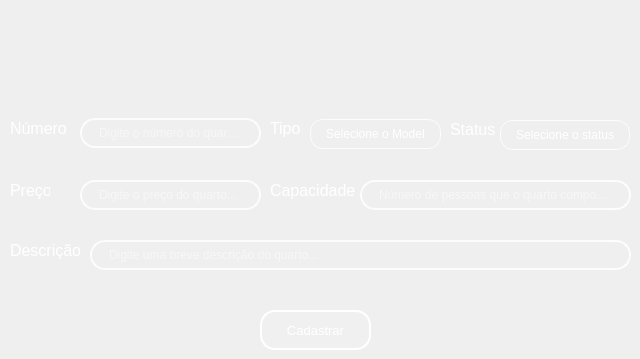
      <widget class="QWidget" name="page_20">
       <widget class="QPushButton" name="btn_cadastrar_quarto">
        <property name="geometry">
         <rect>
          <x>260</x>
          <y>310</y>
          <width>111</width>
          <height>40</height>
         </rect>
        </property>
        <property name="font">
         <font>
          <pointsize>10</pointsize>
          <weight>50</weight>
          <bold>false</bold>
         </font>
        </property>
        <property name="styleSheet">
         <string notr="true">QPushButton {
    background-color: rgba(255, 255, 255, 0.5);
    border: 5px solid rgba(255, 255, 255, 0.3); /* Borda branca translúcida */
    color: #333333; /* Texto totalmente opaco */
}

QPushButton:hover {
    background-color: rgba(207, 216, 220, 100);
    border-color:rgba(255, 255, 255,255);
    
}

QPushButton:pressed {
    background-color: #A0B2C8; /* Azul acinzentado */
border-color: #003366; /* Azul escuro */
color: #003366;
}
 QPushButton{border: 2px solid rgba(255, 255, 255, 200);
    border-radius: 15px;
    background-color: rgba(0, 0, 0, 0); /* Totalmente transparente */
    
    /* Espaçamento interno */
    padding: 5px 15px;
    
    /* Cor do texto */
    color: white;
    
    /* Melhora a renderização */
    background-clip: padding-box;
}

/* Efeito ao focar */
QPushButton {
    border: 2px solid rgba(255, 255, 255, 255);
    background-color: rgba(255, 255, 255, 20);
}</string>
        </property>
        <property name="text">
         <string>Cadastrar</string>
        </property>
       </widget>
       <widget class="QLabel" name="label_88">
        <property name="geometry">
         <rect>
          <x>10</x>
          <y>240</y>
          <width>70</width>
          <height>20</height>
         </rect>
        </property>
        <property name="font">
         <font>
          <pointsize>12</pointsize>
         </font>
        </property>
        <property name="styleSheet">
         <string notr="true">QLabel {
    background: transparent;
    color: white; /* ou o azul da paleta: #339CFF */
    border: 1one;
    padding: 0px;
}
</string>
        </property>
        <property name="text">
         <string>Descrição</string>
        </property>
       </widget>
       <widget class="QLineEdit" name="linha_desc">
        <property name="geometry">
         <rect>
          <x>90</x>
          <y>240</y>
          <width>541</width>
          <height>30</height>
         </rect>
        </property>
        <property name="styleSheet">
         <string notr="true">QLineEdit {
    /* Borda e fundo */
    border: 2px solid rgba(255, 255, 255, 200);
    border-radius: 15px;
    background-color: rgba(0, 0, 0, 0); /* Totalmente transparente */
    
    /* Espaçamento interno */
    padding: 5px 15px;
    
    /* Cor do texto */
    color: white;
    
    /* Melhora a renderização */
    background-clip: padding-box;
}

/* Efeito ao focar */
QLineEdit:focus {
    border: 2px solid rgba(255, 255, 255, 255);
    background-color: rgba(255, 255, 255, 36);
}</string>
        </property>
        <property name="placeholderText">
         <string>Digite uma breve descrição do quarto...</string>
        </property>
       </widget>
       <widget class="QLineEdit" name="linha_capacidade">
        <property name="geometry">
         <rect>
          <x>360</x>
          <y>180</y>
          <width>271</width>
          <height>30</height>
         </rect>
        </property>
        <property name="styleSheet">
         <string notr="true">QLineEdit {
    /* Borda e fundo */
    border: 2px solid rgba(255, 255, 255, 200);
    border-radius: 15px;
    background-color: rgba(0, 0, 0, 0); /* Totalmente transparente */
    
    /* Espaçamento interno */
    padding: 5px 15px;
    
    /* Cor do texto */
    color: white;
    
    /* Melhora a renderização */
    background-clip: padding-box;
}

/* Efeito ao focar */
QLineEdit:focus {
    border: 2px solid rgba(255, 255, 255, 255);
    background-color: rgba(255, 255, 255, 36);
}</string>
        </property>
        <property name="placeholderText">
         <string>Número de pessoas que o quarto comporta...</string>
        </property>
       </widget>
       <widget class="QLabel" name="label_87">
        <property name="geometry">
         <rect>
          <x>270</x>
          <y>180</y>
          <width>85</width>
          <height>20</height>
         </rect>
        </property>
        <property name="font">
         <font>
          <pointsize>12</pointsize>
         </font>
        </property>
        <property name="styleSheet">
         <string notr="true">QLabel {
    background: transparent;
    color: white; /* ou o azul da paleta: #339CFF */
    border: 1one;
    padding: 0px;
}
</string>
        </property>
        <property name="text">
         <string>Capacidade</string>
        </property>
       </widget>
       <widget class="QLabel" name="label_86">
        <property name="geometry">
         <rect>
          <x>10</x>
          <y>180</y>
          <width>40</width>
          <height>20</height>
         </rect>
        </property>
        <property name="font">
         <font>
          <pointsize>12</pointsize>
         </font>
        </property>
        <property name="styleSheet">
         <string notr="true">QLabel {
    background: transparent;
    color: white; /* ou o azul da paleta: #339CFF */
    border: 1one;
    padding: 0px;
}
</string>
        </property>
        <property name="text">
         <string>Preço</string>
        </property>
       </widget>
       <widget class="QLineEdit" name="linha_preco">
        <property name="geometry">
         <rect>
          <x>80</x>
          <y>180</y>
          <width>181</width>
          <height>30</height>
         </rect>
        </property>
        <property name="styleSheet">
         <string notr="true">QLineEdit {
    /* Borda e fundo */
    border: 2px solid rgba(255, 255, 255, 200);
    border-radius: 15px;
    background-color: rgba(0, 0, 0, 0); /* Totalmente transparente */
    
    /* Espaçamento interno */
    padding: 5px 15px;
    
    /* Cor do texto */
    color: white;
    
    /* Melhora a renderização */
    background-clip: padding-box;
}

/* Efeito ao focar */
QLineEdit:focus {
    border: 2px solid rgba(255, 255, 255, 255);
    background-color: rgba(255, 255, 255, 36);
}</string>
        </property>
        <property name="placeholderText">
         <string>Digite o preço do quarto...</string>
        </property>
       </widget>
       <widget class="QComboBox" name="combo_stts">
        <property name="geometry">
         <rect>
          <x>500</x>
          <y>120</y>
          <width>130</width>
          <height>30</height>
         </rect>
        </property>
        <property name="styleSheet">
         <string notr="true">QComboBox {
    border: 1px solid rgba(255, 255, 255, 200);  /* Borda visível */
    border-radius: 13px;
    background-color: transparent;              /* Totalmente transparente */
    padding: 5px 15px;
    color: white;
    font-size: 12px;
    background-clip: padding-box;
}

QComboBox:focus {
    border: 1px solid rgba(255, 255, 255, 255);  /* Borda mais forte no foco */
    background-color: rgba(255, 255, 255, 36);   /* Leve destaque no foco */
}

/* Remove o botão e a seta */
QComboBox::drop-down {
    border: 1one;
    background: transparent;
    width: 0px;  /* Esconde o espaço reservado pra seta */
}

QComboBox::down-arrow {
    width: 0;
    height: 0;
    border: 1one;
}

/* Dropdown com estilo flat e legível */
QComboBox QAbstractItemView {
    background-color: #2A2A2A;              /* Fundo da lista */
    color: white;                           /* Texto das opções */
    border: 1px solid rgba(255, 255, 255, 50);
    border-radius: 8px;
    selection-background-color: #339CFF;    /* Azul no hover/seleção */
    selection-color: black;
}
</string>
        </property>
        <property name="placeholderText" stdset="0">
         <string>Selecione o status do quarto</string>
        </property>
        <item>
         <property name="text">
          <string>Disponível</string>
         </property>
        </item>
        <item>
         <property name="text">
          <string>Ocupado</string>
         </property>
        </item>
        <item>
         <property name="text">
          <string>Em manutenção</string>
         </property>
        </item>
       </widget>
       <widget class="QLabel" name="label_85">
        <property name="geometry">
         <rect>
          <x>450</x>
          <y>119</y>
          <width>45</width>
          <height>20</height>
         </rect>
        </property>
        <property name="maximumSize">
         <size>
          <width>65</width>
          <height>16777215</height>
         </size>
        </property>
        <property name="font">
         <font>
          <pointsize>12</pointsize>
         </font>
        </property>
        <property name="styleSheet">
         <string notr="true">QLabel {
    background: transparent;
    color: white; /* ou o azul da paleta: #339CFF */
    border: 1one;
    padding: 0px;
}
</string>
        </property>
        <property name="text">
         <string>Status</string>
        </property>
       </widget>
       <widget class="QLabel" name="label_83">
        <property name="geometry">
         <rect>
          <x>10</x>
          <y>118</y>
          <width>60</width>
          <height>20</height>
         </rect>
        </property>
        <property name="font">
         <font>
          <pointsize>12</pointsize>
         </font>
        </property>
        <property name="styleSheet">
         <string notr="true">QLabel {
    background: transparent;
    color: white; /* ou o azul da paleta: #339CFF */
    border: 1one;
    padding: 0px;
}
</string>
        </property>
        <property name="text">
         <string>Número</string>
        </property>
       </widget>
       <widget class="QLineEdit" name="linha_numero_quarto">
        <property name="geometry">
         <rect>
          <x>80</x>
          <y>118</y>
          <width>181</width>
          <height>30</height>
         </rect>
        </property>
        <property name="styleSheet">
         <string notr="true">QLineEdit {
    /* Borda e fundo */
    border: 2px solid rgba(255, 255, 255, 200);
    border-radius: 15px;
    background-color: rgba(0, 0, 0, 0); /* Totalmente transparente */
    
    /* Espaçamento interno */
    padding: 5px 15px;
    
    /* Cor do texto */
    color: white;
    
    /* Melhora a renderização */
    background-clip: padding-box;
}

/* Efeito ao focar */
QLineEdit:focus {
    border: 2px solid rgba(255, 255, 255, 255);
    background-color: rgba(255, 255, 255, 36);
}</string>
        </property>
        <property name="inputMask">
         <string/>
        </property>
        <property name="placeholderText">
         <string>Digite o número do quarto...</string>
        </property>
       </widget>
       <widget class="QComboBox" name="combo_tipo">
        <property name="geometry">
         <rect>
          <x>310</x>
          <y>119</y>
          <width>131</width>
          <height>30</height>
         </rect>
        </property>
        <property name="font">
         <font>
          <pointsize>-1</pointsize>
         </font>
        </property>
        <property name="styleSheet">
         <string notr="true">QComboBox {
    border: 1px solid rgba(255, 255, 255, 200);  /* Borda visível */
    border-radius: 13px;
    background-color: transparent;              /* Totalmente transparente */
    padding: 5px 15px;
    color: white;
    font-size: 12px;
    background-clip: padding-box;
}

QComboBox:focus {
    border: 1px solid rgba(255, 255, 255, 255);  /* Borda mais forte no foco */
    background-color: rgba(255, 255, 255, 36);   /* Leve destaque no foco */
}

/* Remove o botão e a seta */
QComboBox::drop-down {
    border: 1one;
    background: transparent;
    width: 0px;  /* Esconde o espaço reservado pra seta */
}

QComboBox::down-arrow {
    width: 0;
    height: 0;
    border: 1one;
}

/* Dropdown com estilo flat e legível */
QComboBox QAbstractItemView {
    background-color: #2A2A2A;              /* Fundo da lista */
    color: white;                           /* Texto das opções */
    border: 1px solid rgba(255, 255, 255, 50);
    border-radius: 8px;
    selection-background-color: #339CFF;    /* Azul no hover/seleção */
    selection-color: black;
}
</string>
        </property>
        <property name="placeholderText" stdset="0">
         <string>Selecione o Modelo de Quarto</string>
        </property>
        <item>
         <property name="text">
          <string>Master</string>
         </property>
        </item>
        <item>
         <property name="text">
          <string>Luxo</string>
         </property>
        </item>
        <item>
         <property name="text">
          <string>Suíte</string>
         </property>
        </item>
        <item>
         <property name="text">
          <string>Simples</string>
         </property>
        </item>
        <item>
         <property name="text">
          <string>Duplo</string>
         </property>
        </item>
       </widget>
       <widget class="QLabel" name="label_84">
        <property name="geometry">
         <rect>
          <x>270</x>
          <y>118</y>
          <width>35</width>
          <height>20</height>
         </rect>
        </property>
        <property name="font">
         <font>
          <pointsize>12</pointsize>
         </font>
        </property>
        <property name="styleSheet">
         <string notr="true">QLabel {
    background: transparent;
    color: white; /* ou o azul da paleta: #339CFF */
    border: 1one;
    padding: 0px;
}
</string>
        </property>
        <property name="text">
         <string>Tipo</string>
        </property>
       </widget>
      </widget>
